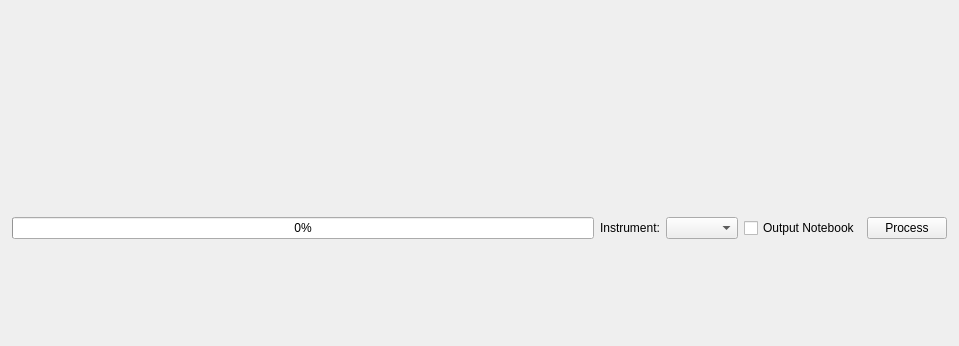
<?xml version="1.0" encoding="UTF-8"?>
<ui version="4.0">
 <class>BatchView</class>
 <widget class="QWidget" name="BatchView">
  <property name="geometry">
   <rect>
    <x>0</x>
    <y>0</y>
    <width>959</width>
    <height>346</height>
   </rect>
  </property>
  <layout class="QVBoxLayout" name="mainLayout">
   <item>
    <widget class="QToolBar" name="toolBar">
     <property name="styleSheet">
      <string>QToolBar{border: none;}</string>
     </property>
    </widget>
   </item>
   <item>
    <layout class="QHBoxLayout" name="rowButtonsLayout">
     <property name="leftMargin">
      <number>1</number>
     </property>
     <property name="topMargin">
      <number>1</number>
     </property>
     <property name="rightMargin">
      <number>1</number>
     </property>
     <property name="bottomMargin">
      <number>1</number>
     </property>
     <item>
      <widget class="QProgressBar" name="progressBar">
       <property name="toolTip">
        <string>The progress through processing the current reduction.</string>
       </property>
       <property name="whatsThis">
        <string>Shows the current progress when processing.</string>
       </property>
       <property name="value">
        <number>0</number>
       </property>
      </widget>
     </item>
     <item>
      <widget class="QLabel" name="instrumentLabel">
       <property name="text">
        <string>Instrument:</string>
       </property>
      </widget>
     </item>
     <item>
      <widget class="QComboBox" name="instrumentSelector">
       <property name="sizePolicy">
        <sizepolicy hsizetype="Minimum" vsizetype="Fixed">
         <horstretch>0</horstretch>
         <verstretch>0</verstretch>
        </sizepolicy>
       </property>
       <property name="toolTip">
        <string>Select the instrument to assume for fetching runs</string>
       </property>
       <property name="whatsThis">
        <string>Specifies the instrument that data being processed was generated by. This is used to help identify the correct data to load when given sample run numbers to process.</string>
       </property>
      </widget>
     </item>
     <item>
      <widget class="QCheckBox" name="notebookCheckbox">
       <property name="toolTip">
        <string>Whether to generate a python notebook when performing a reduction</string>
       </property>
       <property name="text">
        <string>Output Notebook</string>
       </property>
      </widget>
     </item>
     <item>
      <widget class="QPushButton" name="processButton">
       <property name="toolTip">
        <string>Begin reducing the data in the table</string>
       </property>
       <property name="text">
        <string>Process</string>
       </property>
       <property name="icon">
        <iconset>
         <normaloff>:/stat_rows.png</normaloff>:/stat_rows.png</iconset>
       </property>
      </widget>
     </item>
    </layout>
   </item>
  </layout>
 </widget>
 <resources>
  <include location="../../widgets/common/MantidPlot/icons/icons.qrc"/>
 </resources>
 <connections/>
</ui>
